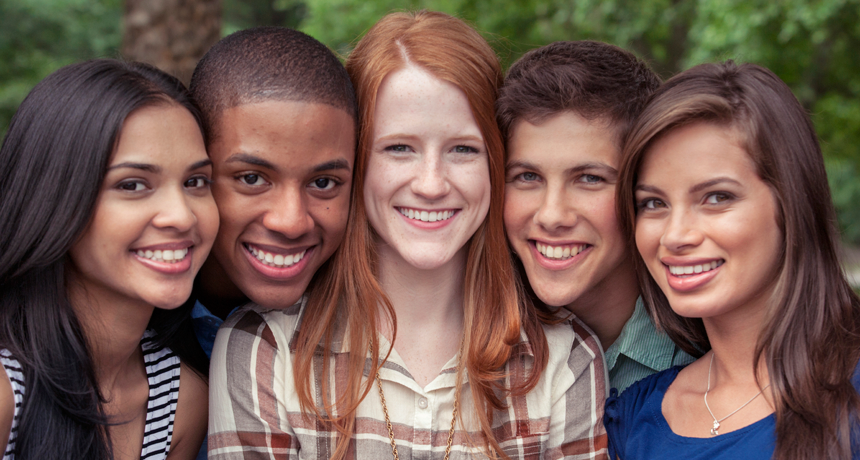
#> input picture group_people.png, 860 x 460 px, given in place of the camera
$ python 11-tuning_HSV_color.py
#> lines starting #> are read from the running program, lines starting #| are printed output that depends on the picture; after the words box and inside, x2 and y2 are one past the last pixel; in counts of white or black regions, pixels touching at a corner belong together
# track Hue, Saturation & Value (HSV) of object
import cv2
import numpy as np


def nothing(x):
    pass


# if using live cam
cam = cv2.VideoCapture(0);

cv2.namedWindow("HSV Tuning")
# cv2.createTrackbar(trackbar_name,window_name,starting_value,end_value,callback_function)
cv2.createTrackbar("LH", "HSV Tuning", 0, 255, nothing)
#> slider 'LH' is set to 51
cv2.createTrackbar("LS", "HSV Tuning", 0, 255, nothing)
#> slider 'LS' is set to 51
cv2.createTrackbar("LV", "HSV Tuning", 0, 255, nothing)
#> slider 'LV' is set to 51
cv2.createTrackbar("UH", "HSV Tuning", 255, 255, nothing)
cv2.createTrackbar("US", "HSV Tuning", 255, 255, nothing)
cv2.createTrackbar("UV", "HSV Tuning", 255, 255, nothing)

while True:
    # if using picture in directory
    # frame = cv2.imread(path)

    # if using live cam
    _, frame = cam.read()
#> frame is the input picture: shape (460, 860, 3); mean B, G, R 82.2, 90.8, 116.5

    hsv = cv2.cvtColor(frame, cv2.COLOR_BGR2HSV)
#> hsv: shape (460, 860, 3); mean H, S, V 46.3, 95.3, 121

    # get position at which trackbar and window
    # lower HSV
    l_h = cv2.getTrackbarPos("LH", "HSV Tuning")
    l_s = cv2.getTrackbarPos("LS", "HSV Tuning")
    l_v = cv2.getTrackbarPos("LV", "HSV Tuning")

    # upper HSV
    u_h = cv2.getTrackbarPos("UH", "HSV Tuning")
    u_s = cv2.getTrackbarPos("US", "HSV Tuning")
    u_v = cv2.getTrackbarPos("UV", "HSV Tuning")

    l_color = np.array([l_h, l_s, l_v])
    u_color = np.array([u_h, u_s, u_v])

    # threshold HSV object
    mask = cv2.inRange(hsv, l_color, u_color)
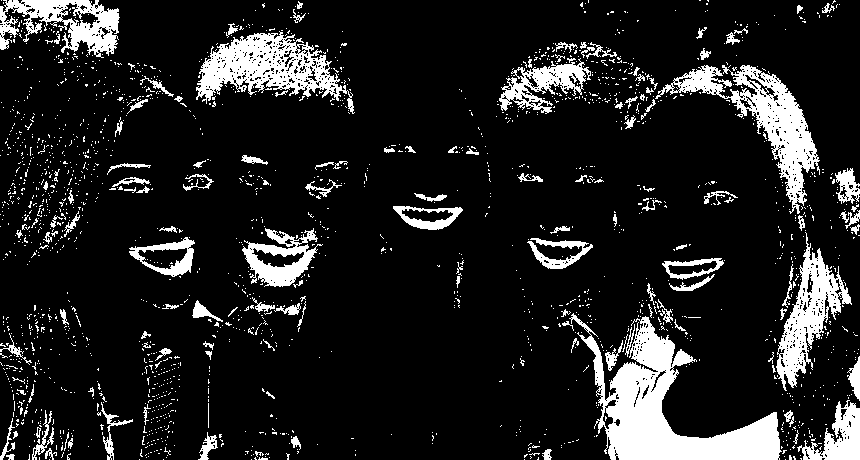
#> mask: shape (460, 860); 13.1% white; 1953 white regions (1817 under 20 px), largest, box (x1, y1, x2, y2) and area: (569, 313, 782, 460) 11056, (655, 65, 820, 214) 5812, (196, 31, 355, 114) 5461

    # mask the original frame
    result = cv2.bitwise_and(frame, frame, mask=mask)
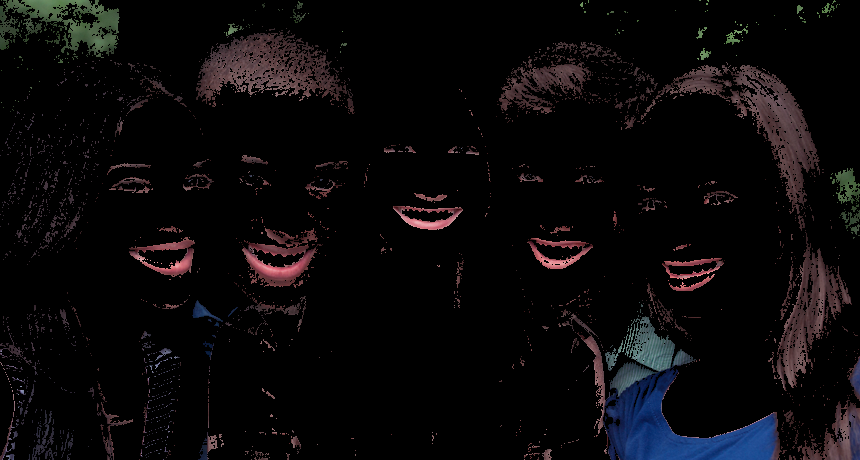
#> result: shape (460, 860, 3); mean B, G, R 9.8, 8.6, 10.2

    # cv2.imshow("frame", frame)
    cv2.imshow("mask", mask)
    cv2.imshow("result", result)

    if cv2.waitKey(1) & 0xFF == ord("q"):
#> (key q is pressed here)
        break

#> (the run stopped early here; a loop or call above may not have finished)
